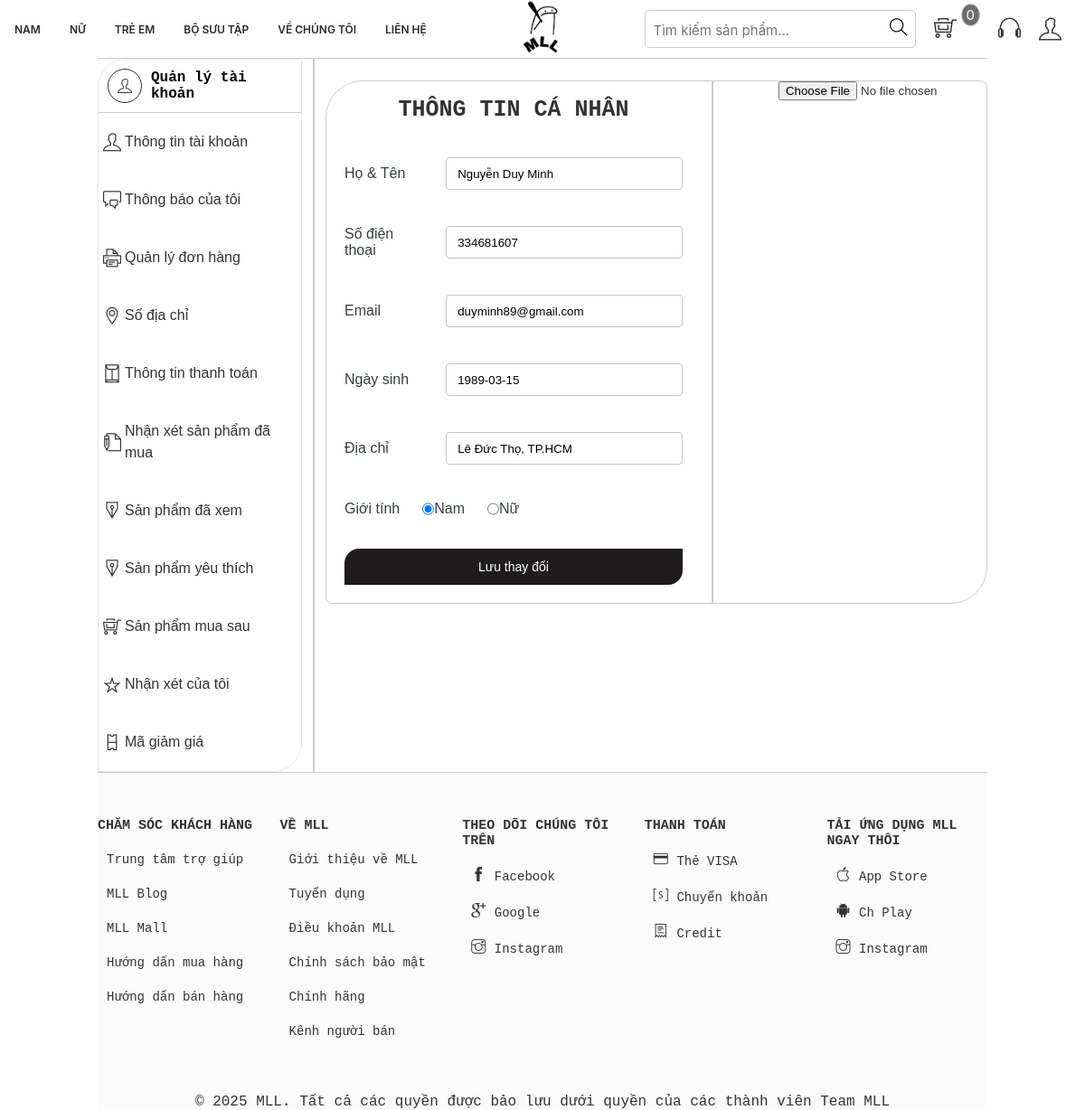
The app's page /account.php (signed in) with its own data.
### tables this page shows
CREATE TABLE `tbl_uer` (
  `userId` int(11) NOT NULL,
  `name` varchar(255) NOT NULL,
  `username` varchar(255) NOT NULL,
  `userPassword` varchar(255) NOT NULL,
  `email` varchar(255) NOT NULL,
  `gioiTinh` varchar(255) NOT NULL,
  `sdt` int(11) NOT NULL,
  `ngaySinh` varchar(255) NOT NULL,
  `diaChi` text NOT NULL,
  `cauHoiBM` varchar(255) NOT NULL
);

### classses/user.php (called while the page is built, shortened)
<?php
$filepath = realpath(dirname(__FILE__));
include_once($filepath . '/../lib/database.php');
?>
<?php
class user
{
    private $db;
    public function __construct()
    {
        $this->db = new Database();
    }
    public function show_User($userId)
    {
        $query = "SELECT *  FROM tbl_uer WHERE userId = '$userId'";
        $result = $this->db->select($query);
        return $result;
    }
}
?>

### lib/database.php (called while the page is built, shortened)
<?php
    Class Database{
        public $host   = DB_HOST;
        public $user   = DB_USER;
        public $pass   = DB_PASS;
        public $dbname = DB_NAME;
        public $link;
        private function connectDB(){
        $this->link = new mysqli($this->host, $this->user, $this->pass,
            $this->dbname);
        }
        public function select($query){
            $result = $this->link->query($query) or
            die($this->link->error.__LINE__);
            if($result->num_rows > 0){
                return $result;
            } else {
                return false;
            }
        }
}

### inc/handle.php (called while the page is built, shortened)
<?php
    include_once 'lib/session.php';
?>
<?php
    include_once 'lib/database.php';
    $user = new user();
?>

### lib/session.php (called while the page is built, shortened)
<?php
if (!class_exists('Session')) {
    class Session {
        public static function get($key) {
            if (isset($_SESSION[$key])) {
                return $_SESSION[$key];
            } else {
                return false;
            }
        }
    }
}
?>

### account.php (the view, shortened to what this page needs)
<?php include './inc/handle.php' ?>
<!DOCTYPE html>
<html lang="en">
<head>
    <link rel="stylesheet" href="assets/css/grid.css">
    <link rel="stylesheet" href="assets/css/account.css">
    <link rel="stylesheet" href="assets/css/main.css">
    <link rel="stylesheet" href="https://pro.fontawesome.com/releases/v5.10.0/css/all.css" />
    <link rel="stylesheet" href="assets/font/themify-icons/themify-icons.css">
</head>
<body>
    <div class="content">
        <div class="grid">
            <?php include 'inc/header.php' ?>
        </div>
        <div class="grid wide" style="border-top: 1px solid #ccc;">
            <div class="account-body">
                <div class="row">
                    <div class="col l-3  underline">
                        <div class="category-all">
                            <ul>
                                <li style="display: flex;
                                align-items: center;
                                justify-content: center;
                                padding: 10px;
                                border-bottom: 1px solid #ccc;">
                                    <span class="ti-user" style="padding: 10px;border: 1px solid;border-radius: 50%;"></span>
                                    <a href="" style="text-decoration: none;padding: 0 10px;font-family: var(--font-family-monospace); color: black;
                                font-weight: bold"> Quản lý tài khoản</a>
                                </li>
                                <li class="category">
                                    <span class="ti-user"></span>
                                    <a href=""> Thông tin tài khoản</a>
                                </li>
                                <li class="category">
                                    <span class="ti-comments"></span>
                                    <a href=""> Thông báo của tôi</a>
                                </li>
                                <li class="category">
                                    <span class="ti-printer"></span>
                                    <a href="donhang.php"> Quản lý đơn hàng</a>
                                </li>
                                <li class="category">
                                    <span class="ti-location-pin"></span>
                                    <a href=""> Số địa chỉ</a>
                                </li>
                                <li class="category">
                                    <span class="ti-envelope"></span>
                                    <a href=""> Thông tin thanh toán</a>
                                </li>
                                <li class="category">
                                    <span class="ti-write"></span>
                                    <a href=""> Nhận xét sản phẩm đã mua</a>
                                </li>
                                <li class="category">
                                    <span class="ti-ink-pen"></span>
                                    <a href=""> Sản phẩm đã xem</a>
                                </li>
                                <li class="category">
                                    <span class="ti-ink-pen"></span>
                                    <a href=""> Sản phẩm yêu thích</a>
                                </li>
                                <li class="category">
                                    <span class="ti-shopping-cart-full"></span>
                                    <a href=""> Sản phẩm mua sau</a>
                                </li>
                                <li class="category">
                                    <span class="ti-star"></span>
                                    <a href=""> Nhận xét của tôi</a>
                                </li>
                                <li class="category">
                                    <span class="ti-ticket"></span>
                                    <a href=""> Mã giảm giá</a>
                                </li>
                            </ul>
                        </div>
                    </div>
                    <div class="col m-12 l-9">
                        <div class="account-me">
                            <div class="row">
                                <div class="col l-7 m-12 underline">
                                    <div class="account-tt">
                                        <span class="account-title">Thông tin cá nhân</span>
                                    </div>
                                    <?php
                                    $userId = Session::get('user_id');
                                    $infor_user = $user->show_User($userId);
                                    while ($result_infor_user = $infor_user->fetch_assoc()) {
                                    ?>
                                        <form action="" method="post">
                                            <div class="information">
                                                <div class="information-name">
                                                    <label>Họ & Tên</label>
                                                    <input type="text" name="name" value="<?php echo $result_infor_user['name'] ?>">
                                                </div>
                                                <div class="information-name">
                                                    <label>Số điện thoại</label>
                                                    <input type="text" name="phone" value="<?php echo $result_infor_user['sdt'] ?>">
                                                </div>
                                                <div class="information-name">
                                                    <label>Email</label>
                                                    <input type="text" name="email" value="<?php echo $result_infor_user['email'] ?>">
                                                </div>
                                                <div class="information-name">
                                                    <label>Ngày sinh</label>
                                                    <input type="text" name="date" value="<?php echo $result_infor_user['ngaySinh'] ?>">
                                                </div>
                                                <div class="information-name">
                                                    <label>Địa chỉ</label>
                                                    <input type="text" name="address" value="<?php echo $result_infor_user['diaChi'] ?>">
                                                </div>
                                                <div class="information-sex">
                                                    <label>Giới tính</label>
                                                    <?php if ($result_infor_user['gioiTinh'] == "Nam" || $result_infor_user['gioiTinh'] == "nam") { ?>
                                                        <input type="radio" checked="true" name="sex" id="Boy" value="Nam">
                                                        <label for="Nam">Nam</label>
                                                        <input type="radio" name="sex" id="Girl" value="Nữ">
                                                        <label for="Nu">Nữ</label>
                                                    <?php } ?>
                                                </div>
                                                <div class="infotmation-save">
                                                    <input type="submit" name="save" value="Lưu thay đổi">
                                                </div>
                                            <?php } ?>
                                        </form>
                                </div>
                            </div>
                            <div class="col l-5">
                                <div class="form-upload__img">
                                    <input type="file" name="user_name">
                                </div>
                            </div>
                        </div>
                    </div>
                </div>
            </div>
        </div>
        <?php include './inc/footer.php' ?>
    </div>
</body>
</html>

### assets/css/grid.css (style rules this page uses)
.grid { width: 100%; display: block; padding: 0; }
.grid.wide { max-width: 1200px; margin: 0 auto; }
.row { display: flex; flex-wrap: wrap; margin-left: -4px; margin-right: -4px; }
@media (min-width: 740px) { .row { margin-left: -8px; margin-right: -8px; } }
@media (min-width: 740px) { .m-1, .m-2, .m-3, .m-4, .m-5, .m-6, .m-7, .m-8, .m-9, .m-10, .m-11, .m-12 { display: block; } }
@media (min-width: 740px) { .m-12 { flex: 0 0 100%; max-width: 100%; } }
@media (min-width: 1113px) { .row { margin-left: -12px; margin-right: -12px; } }
@media (min-width: 1113px) { .l-1, .l-2, .l-2-4, .l-3, .l-4, .l-5, .l-6, .l-7, .l-8, .l-9, .l-10, .l-11, .l-12 { display: block; } }
@media (min-width: 1113px) { .l-3 { flex: 0 0 25%; max-width: 25%; } }
@media (min-width: 1113px) { .l-5 { flex: 0 0 41.66667%; max-width: 41.66667%; } }
@media (min-width: 1113px) { .l-7 { flex: 0 0 58.33333%; max-width: 58.33333%; } }
@media (min-width: 1113px) { .l-9 { flex: 0 0 75%; max-width: 75%; } }
@media (min-width: 1024px) and (max-width: 1239px) { .wide { width: 984px; } }
@media (min-width: 1024px) and (max-width: 1239px) { .wide .row { margin-left: -12px; margin-right: -12px; } }
@media (min-width: 1024px) and (max-width: 1239px) { .wide .col { padding-left: 12px; padding-right: 12px; } }
@media (min-width: 1024px) and (max-width: 1239px) { .wide .l-1, .wide .l-2, .wide .l-2-4, .wide .l-3, .wide .l-4, .wide .l-5, .wide .l-6, .wide .l-7, .wide .l-8, .wide .l-9, .wide .l-10, .wide .l-11, .wide .l-12 { display: block; } }
@media (min-width: 1024px) and (max-width: 1239px) { .wide .l-3 { flex: 0 0 25%; max-width: 25%; } }
@media (min-width: 1024px) and (max-width: 1239px) { .wide .l-5 { flex: 0 0 41.66667%; max-width: 41.66667%; } }
@media (min-width: 1024px) and (max-width: 1239px) { .wide .l-7 { flex: 0 0 58.33333%; max-width: 58.33333%; } }
@media (min-width: 1024px) and (max-width: 1239px) { .wide .l-9 { flex: 0 0 75%; max-width: 75%; } }

### assets/css/account.css (style rules this page uses)
:root { --font-family-sans-serif: -apple-system, BlinkMacSystemFont, "Segoe UI", Roboto, "Helvetica Neue", Arial, "Noto Sans", "Liberation Sans", sans-serif, "Apple Color Emoji", "Segoe UI Emoji", "Segoe UI Symbol", "Noto Color Emoji"; --font-family-monospace: SFMono-Regular, Menlo, Monaco, Consolas, "Liberation Mono", "Courier New", monospace; }
.underline { border-right: 2px solid #ccc; }
.category-all { background-color: #fff; height: 100%; border-radius: 32px 0px; border: 1px solid #e7e8e9; }
.category-all ul { margin: 0px; padding: 0px; }
.category-all li { margin: 0px; }
.category { padding: 20px 5px; display: flex; align-items: center; margin: 30px 10px; }
.category a { text-decoration: none; font-size: 16px; line-height: 24px; color: #333; padding-left: 4px; }
.category span { font-size: 20px; }
.account-me { border: 1px solid #ccc; border-radius: 41px 7px; margin-top: 24px; max-width: 100%; -webkit-margin-start: auto; margin-inline-start: auto; -webkit-margin-end: auto; margin-inline-end: auto; }
.account-tt { text-align: center; margin-top: 20px; padding: 0 10px; }
.account-title { font-size: 25px; text-transform: uppercase; line-height: 24px; font-weight: 900; color: #333; font-family: var(--font-family-monospace); }
.information { margin: 20px; }
.information-name { display: flex; align-items: center; margin: 40px 0; justify-content: space-between; }
.information-name input { height: 36px; border-radius: 4px; padding: 10px 12px; line-height: 20px; width: 70%; outline: none; border: 1px solid rgb(196, 196, 207); }
.information-name label { font-size: 16px; max-width: 30%; color: rgb(55, 63, 60); padding-right: 25px; }
.information-sex { display: flex; }
.information-sex label { font-size: 16px; padding-right: 25px; color: rgb(55, 63, 60); }
.infotmation-save input { margin-top: 20px; border: 0px; width: 100%; height: 40px; border-radius: 16px 0px; color: rgb(255, 255, 255); font-size: 14px; background-color: rgb(30 28 28); cursor: pointer; }
.form-upload__img { width: 170px; height: 170px; border-radius: 50%; position: relative; z-index: 5; margin: 0 auto; }

### records on screen
tbl_uer: name "Nguyễn Duy Minh", phone "334681607", email "duyminh89@gmail.com", date "1989-03-15", address "Lê Đức Thọ, TP.HCM"
